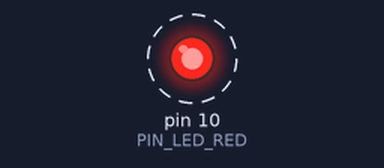
A sketch run on a simulated Arduino Uno, built with avr-gcc and run on an emulated ATmega328P. On the bench: output pins drawn as LEDs (lit = HIGH). Dashed ring = blinking. Pins used as bus, display or sensor lines are not drawn; what the sketch prints to the serial monitor is not drawn.

Above: at 0.5 s.
Timing chart, 0 to 4.6 s (numbered marks = the images above):
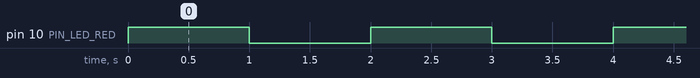

The sketch:

test_leds.ino
```cpp
/**
 * TEST 1: BOARD LEDS — flash this alone.
 *
 * No Bluetooth, no app, no other files. That is the point: it answers
 * "is this board powered and am I flashing the thing I think I am?"
 * before anything else is believed. Every later test assumes this passed.
 *
 * PASS: red, green, both, none — repeating once a second.
 * FAIL: nothing ever lights  -> wrong board selected, or no power
 *       only one ever lights -> that pin or LED is dead
 *       both always on       -> pins shorted, or wrong pin numbers below
 */
#define PIN_LED_RED   10   // CONFIG_PIN_LED_RED in 01_app/01_src/00_config.h
#define PIN_LED_GREEN  1   // CONFIG_PIN_LED_GREEN

static void show(const char* name, int r, int g) {
  digitalWrite(PIN_LED_RED, r);
  digitalWrite(PIN_LED_GREEN, g);
  Serial.println(name);
  delay(1000);
}

void setup() {
  Serial.begin(115200);
  pinMode(PIN_LED_RED, OUTPUT);
  pinMode(PIN_LED_GREEN, OUTPUT);
  Serial.println("\n[TEST] board LEDs - expect red, green, both, none");
}

void loop() {
  show("red",   HIGH, LOW);
  show("green", LOW,  HIGH);
  show("both",  HIGH, HIGH);
  show("none",  LOW,  LOW);
}
```

Measured:
- by itself, pin 10 (PIN_LED_RED): alternates HIGH for 1.0 s and LOW for 1.0 s
